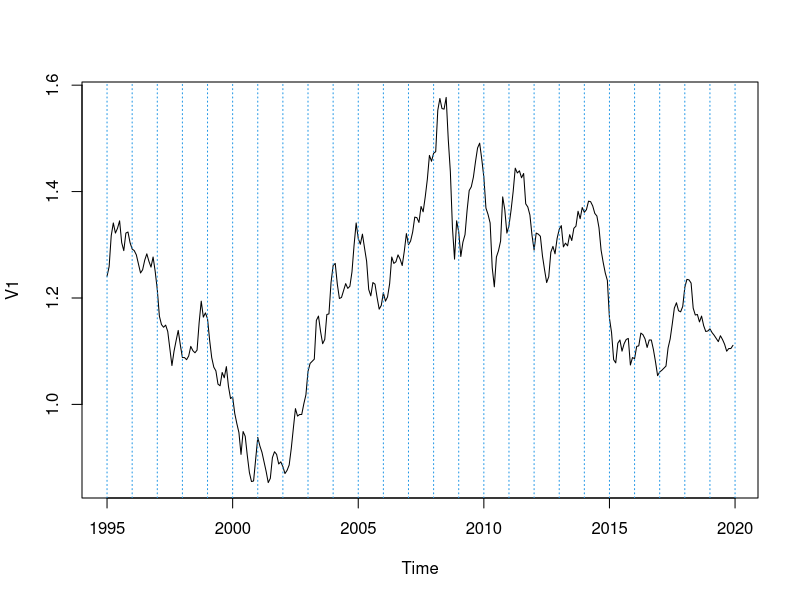
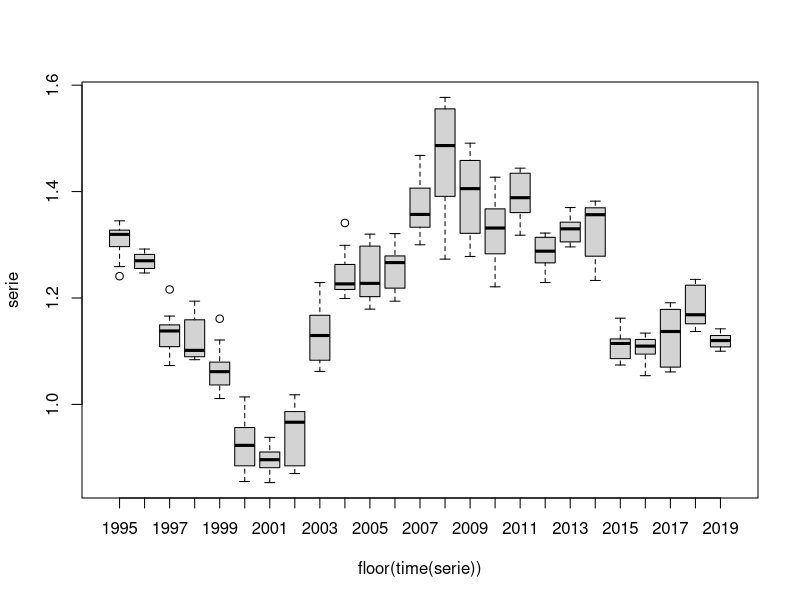
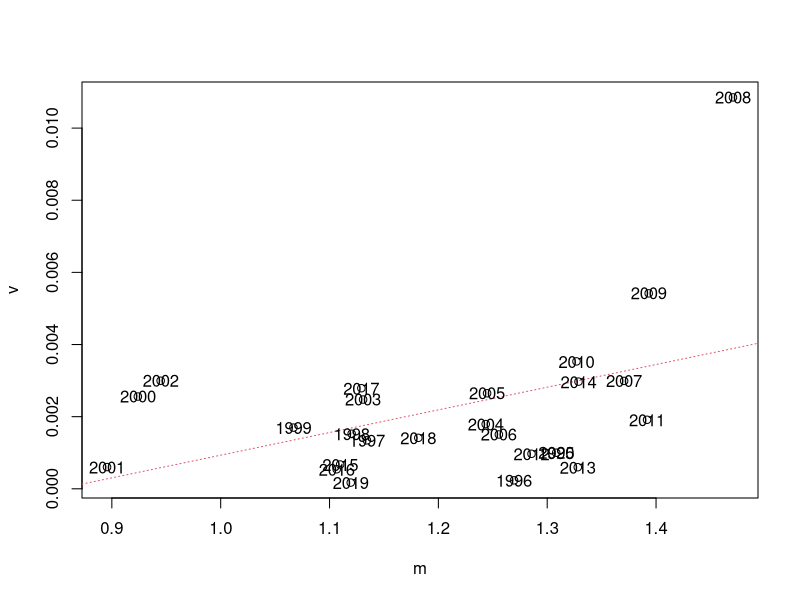
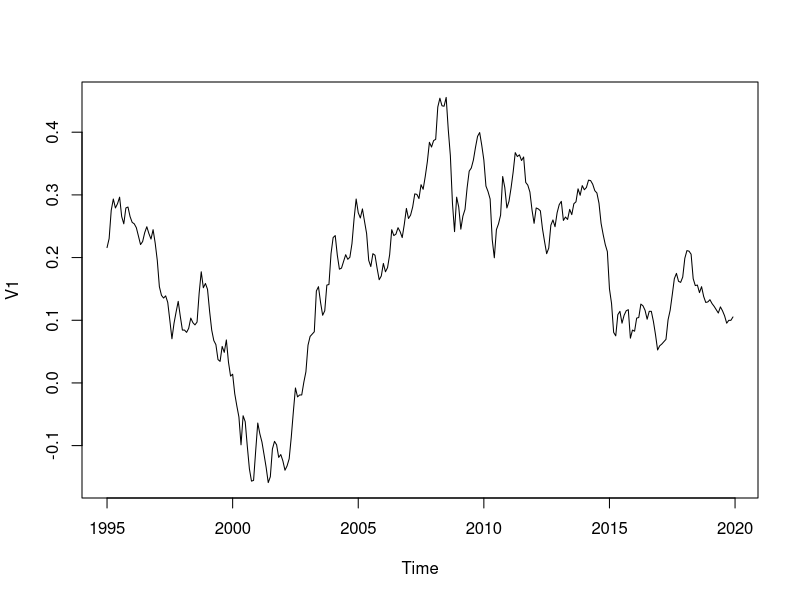
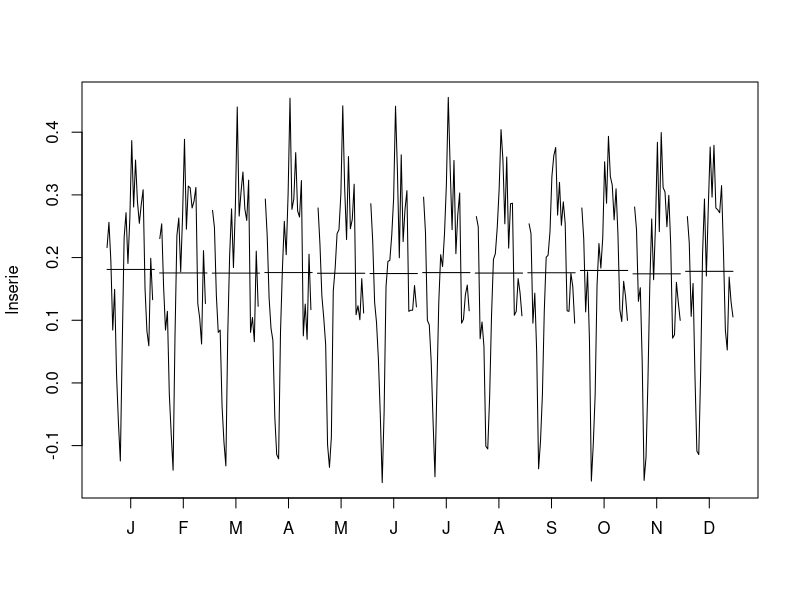
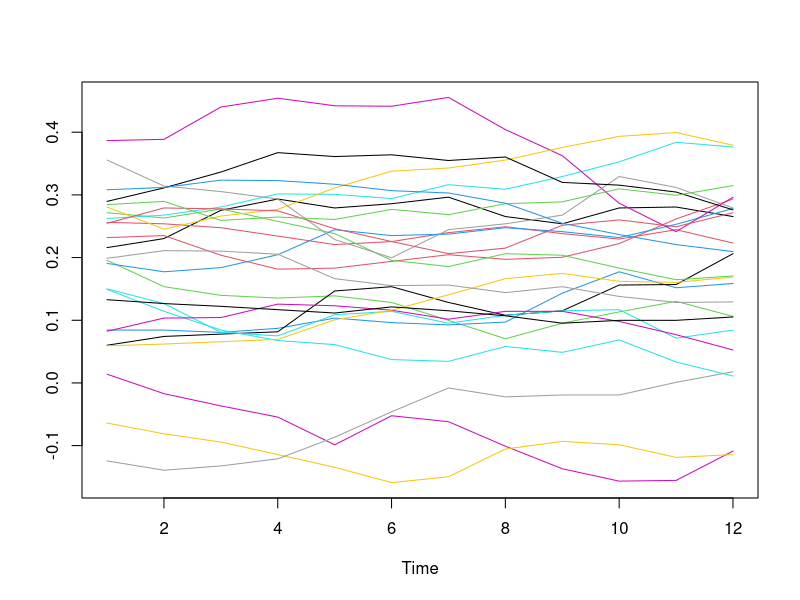
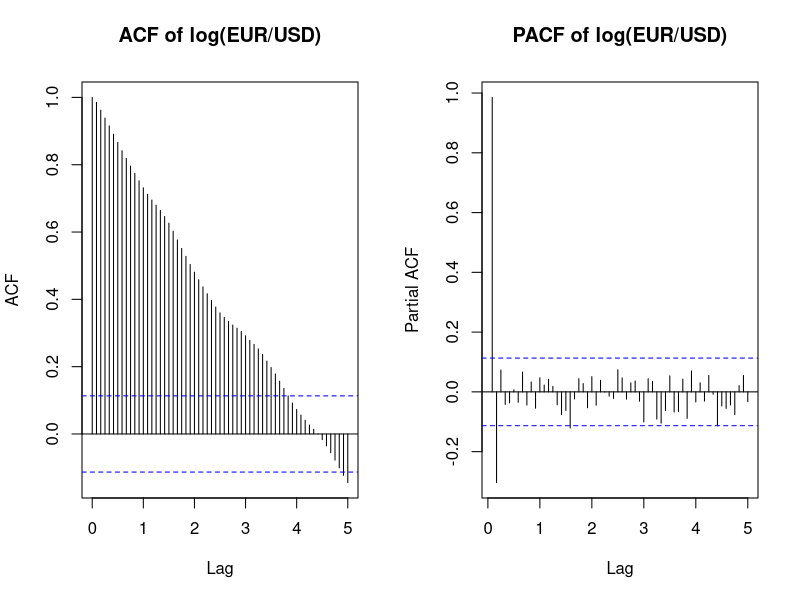
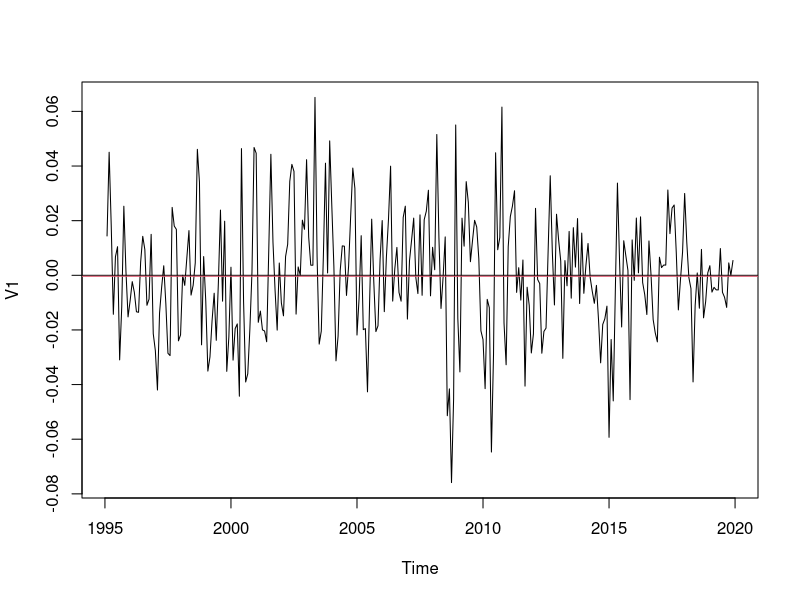

R code for these plots, in order:
## ---- chunk 1
knitr::opts_chunk$set(echo = TRUE)
library(forecast)
## ---- chunk 2
serie=ts((read.table("eurodol.dat")),start=1995,freq=12)
## ---- chunk 3
plot(serie)
abline(v=1995:2020,col=4,lty=3)
## ---- chunk 4
boxplot(serie~floor(time(serie)))
## ---- chunk 5
m<-apply(matrix(serie,nrow=12),2,mean)
v<-apply(matrix(serie,nrow=12),2,var)
plot(v~m)
abline(lm(v~m),col=2,lty=3)
text(m, v, 1995:2020)
## ---- chunk 6
lnserie=log(serie)
plot(lnserie)
## ---- chunk 7
monthplot(lnserie)
## ---- chunk 8
ts.plot(matrix(lnserie,nrow=12),col=1:8)
## ---- chunk 9
par(mfrow = c(1,2))

acf(lnserie,
    lag.max = 60,
    main = "ACF of log(EUR/USD)")

pacf(lnserie,
     lag.max = 60,
     main = "PACF of log(EUR/USD)")

par(mfrow = c(1,1))

## ---- chunk 10
dlnserie <- diff(lnserie)

plot(dlnserie)
abline(h = 0)
abline(h = mean(dlnserie), col = 2)
## ---- chunk 11
acf(dlnserie,
lag.max = 60,
main = "ACF of differenced log series")
## ---- chunk 12
pacf(dlnserie,
lag.max = 60,
main = "PACF of differenced log series")
## ---- chunk 13
og_var <- var(serie)
log_var <- var(lnserie)
dln_var <- var(dlnserie)

og_var 
log_var
dln_var
## ---- chunk 14
m1 <- arima(lnserie, order = c(1,1,0))
m2 <- arima(lnserie, order = c(0,1,1))

m1
m2

## ---- chunk 15
coeftest <- function(model){
  tstat <- model$coef / sqrt(diag(model$var.coef))
  cbind(Estimate = model$coef,
        "t value" = tstat,
        Significant = abs(tstat) > 2)
}

coeftest(m1)
coeftest(m2)
## ---- chunk 16
resid2 <- residuals(m2)
## ---- chunk 17
par(mfrow = c(1,2))
plot(resid2, main = "Residuals ARIMA(0, 1, 1)")
abline(h = 0, col = "red")
plot(sqrt(abs(resid2)), main = "Sqrt(|Residuals|) ARIMA(0, 1, 1)")
## ---- chunk 18
par(mfrow = c(1,2))

qqnorm(resid2)
qqline(resid2, col = 2)

hist(resid2, breaks = 15, freq = FALSE)
curve(dnorm(x, mean(resid2), sd(resid2)), col = 2, add = TRUE)
## ---- chunk 19
par(mfrow = c(1,2))
acf(resid2, lag.max = 60)
pacf(resid2, lag.max = 60)
## ---- chunk 20
Box.test(resid2, lag = 24, type = "Ljung-Box")

resid1 <- residuals(m1)
Box.test(resid1, lag = 24, type = "Ljung-Box")
## ---- chunk 21
AIC(m1)
BIC(m1)

AIC(m2)
BIC(m2)
## ---- chunk 22
end_train <- time(lnserie)[length(lnserie) - 12]
start_test <- time(lnserie)[length(lnserie) - 11]

train <- window(lnserie, end = end_train)
test  <- window(lnserie, start = start_test)


model_cv1 <- arima(train, order = c(0,1,1))
fc_cv1 <- forecast(model_cv1, h = 12)

accuracy(fc_cv1$mean, test)
## ---- chunk 23
model_cv2 <- arima(train, order = c(1,1,0))
fc_cv2 <- forecast(model_cv2, h = 12)

accuracy(fc_cv2$mean, test)
